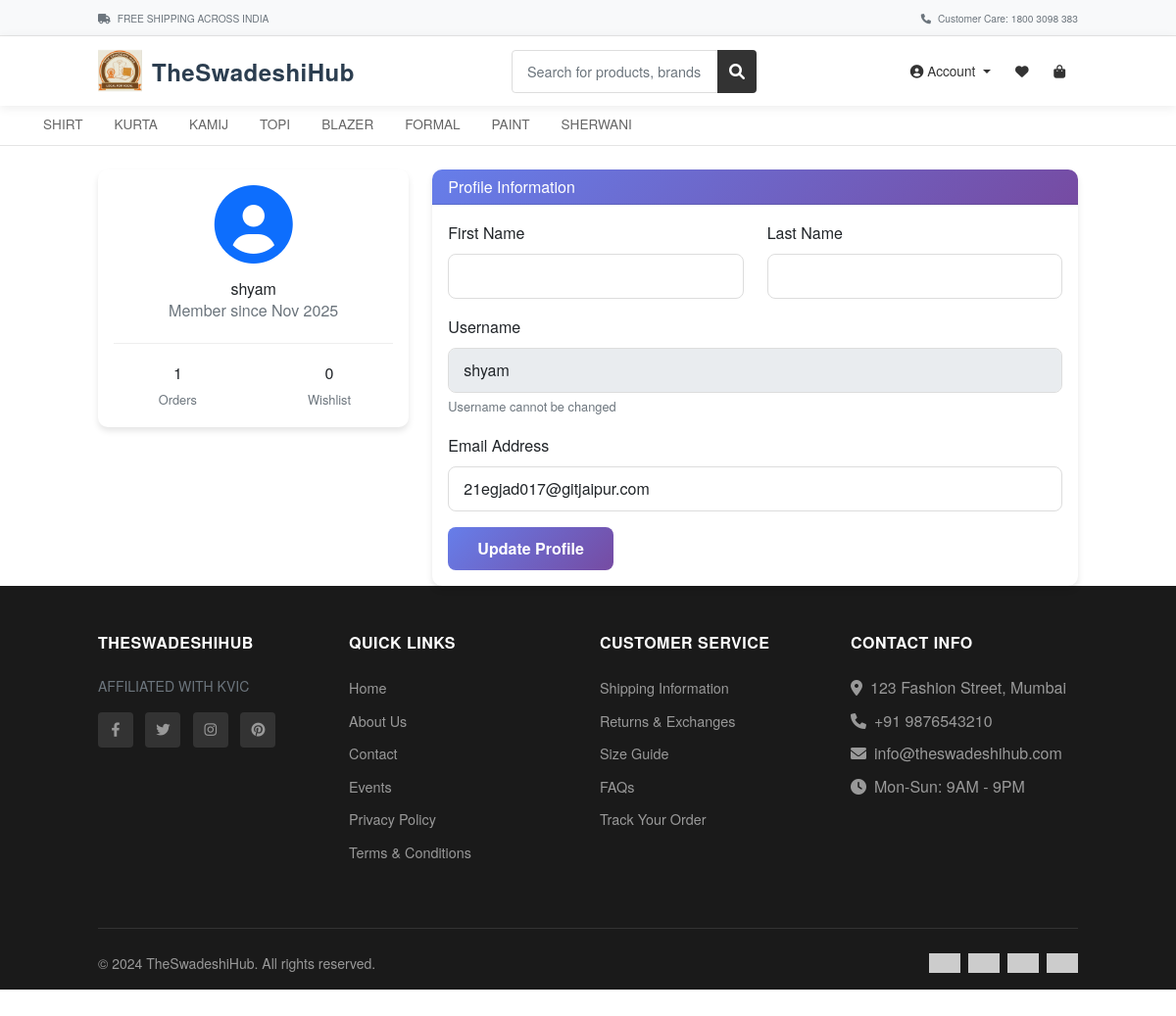
Screenshot of /profile/ (signed in) with the database file from the repository.
### vastramapp/models.py (models this page shows, shortened)
class Category(models.Model):
    name = models.CharField(max_length=100)
    description = models.TextField(blank=True)
    thumbnail = models.ImageField(upload_to='categories/', blank=True, null=True)
    created_at = models.DateTimeField(auto_now_add=True)

### vastramapp/views.py (the view, shortened to what this page needs)
# urls.py: path('profile/', views.profile, name='profile'),
@login_required
def profile(request):
    user = request.user
    orders_count = Order.objects.filter(user=user).count()
    wishlist_count = Wishlist.objects.filter(user=user).count()
    return render(request, 'profile.html', {
        'orders_count': orders_count,
        'wishlist_count': wishlist_count
    })

### vastramapp/context_processors.py (called while the page is built)
def categories(request):
    return {
        'categories': Category.objects.all()
    }

def cart_count(request):
    if request.user.is_authenticated:
        cart_count = Cart.objects.filter(user=request.user).count()
    else:
        cart_count = 0
    return {'cart_count': cart_count}

### vastramapp/templates/profile.html (shortened to what this page needs)
{% extends 'base.html' %}
{% block content %}
<div class="container mt-4">
    <div class="row">
        <div class="col-lg-4">
            <div class="card">
                <div class="card-body text-center">
                    <div class="profile-avatar mb-3">
                        <i class="fas fa-user-circle text-primary" style="font-size: 80px;"></i>
                    </div>
                    <h4>{{ user.get_full_name|default:user.username }}</h4>
                    <p class="text-muted">Member since {{ user.date_joined|date:"M Y" }}</p>
                    <div class="profile-stats">
                        <div class="row text-center">
                            <div class="col-6">
                                <h5 class="mb-1">{{ orders_count }}</h5>
                                <small class="text-muted">Orders</small>
                            </div>
                            <div class="col-6">
                                <h5 class="mb-1">{{ wishlist_count }}</h5>
                                <small class="text-muted">Wishlist</small>
                            </div>
                        </div>
                    </div>
                </div>
            </div>
        </div>
        <div class="col-lg-8">
            <div class="card">
                <div class="card-header">
                    <h5>Profile Information</h5>
                </div>
                <div class="card-body">
                    <form method="post">
                        <div class="row">
                            <div class="col-md-6 mb-3">
                                <label for="first_name" class="form-label">First Name</label>
                                <input type="text" class="form-control" id="first_name" name="first_name"
                                       value="{{ user.first_name }}">
                            </div>
                            <div class="col-md-6 mb-3">
                                <label for="last_name" class="form-label">Last Name</label>
                                <input type="text" class="form-control" id="last_name" name="last_name"
                                       value="{{ user.last_name }}">
                            </div>
                        </div>
                        <div class="mb-3">
                            <label for="username" class="form-label">Username</label>
                            <input type="text" class="form-control" id="username" value="{{ user.username }}" readonly>
                            <small class="text-muted">Username cannot be changed</small>
                        </div>
                        <div class="mb-3">
                            <label for="email" class="form-label">Email Address</label>
                            <input type="email" class="form-control" id="email" name="email" value="{{ user.email }}">
                        </div>
                        <button type="submit" class="btn btn-primary">Update Profile</button>
                    </form>
                </div>
            </div>
        </div>
    </div>
</div>
{% endblock %}

### vastramapp/templates/base.html (shortened to what this page needs)
{% load static %}
<!DOCTYPE html>
<html lang="en">
<head>
    <link href="https://cdn.jsdelivr.net/npm/bootstrap@5.1.3/dist/css/bootstrap.min.css" rel="stylesheet">
    <link rel="stylesheet" href="https://cdnjs.cloudflare.com/ajax/libs/font-awesome/6.0.0/css/all.min.css">
    <link rel="stylesheet" href="https://cdnjs.cloudflare.com/ajax/libs/OwlCarousel2/2.3.4/assets/owl.carousel.min.css">
    <link rel="stylesheet" href="https://cdnjs.cloudflare.com/ajax/libs/OwlCarousel2/2.3.4/assets/owl.theme.default.min.css">
    <link href="https://cdn.jsdelivr.net/npm/tailwindcss@2.2.19/dist/tailwind.min.css" rel="stylesheet">
</head>
<body class="bg-white">
    <div class="top-header d-none d-md-block">
        <div class="container">
            <div class="row align-items-center">
                <div class="col-md-6">
                    <small class="text-muted">
                        <i class="fas fa-truck me-1"></i> FREE SHIPPING ACROSS INDIA
                    </small>
                </div>
                <div class="col-md-6 text-end">
                    <small class="text-muted">
                        <i class="fas fa-phone me-1"></i> Customer Care: 1800 3098 383
                    </small>
                </div>
            </div>
        </div>
    </div>
    <nav class="navbar navbar-expand-lg navbar-light main-navbar sticky-top">
        <div class="container">
            <a class="navbar-brand d-flex align-items-center" href="{% url 'home' %}">
                <img src="{% static 'images/logo.png' %}" alt="TheSwadeshiHub" class="brand-logo">
                <span class="d-none d-sm-block">TheSwadeshiHub</span>
            </a>
            <form class="search-form search-form-full mx-auto" action="{% url 'search_products' %}" method="GET">
                <div class="input-group">
                    <input type="text" class="form-control" name="q" placeholder="Search for products, brands and more..."
                           value="{{ request.GET.q }}" required>
                    <button class="btn" type="submit">
                        <i class="fas fa-search"></i>
                    </button>
                </div>
            </form>
            <div class="user-actions-desktop">
                {% if user.is_authenticated %}
                <div class="nav-item dropdown">
                    <a class="nav-link dropdown-toggle" href="#" id="userDropdown" role="button" data-bs-toggle="dropdown">
                        <i class="fas fa-user-circle me-1"></i>Account
                    </a>
                </div>
                {% else %}
                <a class="nav-link" href="{% url 'login' %}">
                    <i class="fas fa-sign-in-alt me-1"></i> Login
                </a>
                {% endif %}
                <a class="nav-link position-relative" href="{% url 'wishlist' %}">
                    <i class="fas fa-heart"></i>
                </a>
                <a class="nav-link position-relative" href="{% url 'cart' %}">
                    <i class="fas fa-shopping-bag"></i>
                </a>
            </div>
        </div>
    </nav>
    <nav class="category-nav">
        <div class="container-fluid">
            <div class="nav-container">
                {% for category in categories %}
                <a class="nav-link" href="{% url 'category_products' category.id %}">
                    {{ category.name }}
                </a>
                {% endfor %}
            </div>
        </div>
    </nav>
    <main>
        {% block content %}
        {% endblock %}
    </main>
    <footer class="footer">
        <div class="container">
            <div class="row">
                <div class="col-lg-3 col-md-6 mb-4">
                    <h5>TheSwadeshiHub</h5>
                    <p class="text-muted small mb-3">AFFILIATED WITH KVIC</p>
                    <div class="social-icons">
                        <a href="#"><i class="fab fa-facebook-f"></i></a>
                        <a href="#"><i class="fab fa-twitter"></i></a>
                        <a href="#"><i class="fab fa-instagram"></i></a>
                        <a href="#"><i class="fab fa-pinterest"></i></a>
                    </div>
                </div>
                <div class="col-lg-3 col-md-6 mb-4">
                    <h5>Quick Links</h5>
                    <ul class="list-unstyled">
                        <li class="mb-2"><a href="{% url 'home' %}">Home</a></li>
                        <li class="mb-2"><a href="{% url 'about_us' %}">About Us</a></li>
                        <li class="mb-2"><a href="{% url 'contact_us' %}">Contact</a></li>
                        <li class="mb-2"><a href="{% url 'events' %}">Events</a></li>
                        <li class="mb-2"><a href="#">Privacy Policy</a></li>
                        <li class="mb-2"><a href="#">Terms & Conditions</a></li>
                    </ul>
                </div>
                <div class="col-lg-3 col-md-6 mb-4">
                    <h5>Customer Service</h5>
                    <ul class="list-unstyled">
                        <li class="mb-2"><a href="#">Shipping Information</a></li>
                        <li class="mb-2"><a href="#">Returns & Exchanges</a></li>
                        <li class="mb-2"><a href="#">Size Guide</a></li>
                        <li class="mb-2"><a href="#">FAQs</a></li>
                        <li class="mb-2"><a href="#">Track Your Order</a></li>
                    </ul>
                </div>
                <div class="col-lg-3 col-md-6 mb-4">
                    <h5>Contact Info</h5>
                    <ul class="list-unstyled">
                        <li class="mb-2"><i class="fas fa-map-marker-alt me-2"></i>123 Fashion Street, Mumbai</li>
                        <li class="mb-2"><i class="fas fa-phone me-2"></i>+91 9876543210</li>
                        <li class="mb-2"><i class="fas fa-envelope me-2"></i>info@theswadeshihub.com</li>
                        <li class="mb-2"><i class="fas fa-clock me-2"></i>Mon-Sun: 9AM - 9PM</li>
                    </ul>
                </div>
            </div>
            <div class="footer-bottom">
                <div class="row align-items-center">
                    <div class="col-md-6 mb-2 mb-md-0">
                        <p class="mb-0 small">&copy; 2024 TheSwadeshiHub. All rights reserved.</p>
                    </div>
                    <div class="col-md-6 text-md-end">
                        <div class="d-flex justify-content-center justify-content-md-end">
                            <img src="https://via.placeholder.com/40x25/fff?text=VISA" alt="Visa" class="me-2" style="height: 20px;">
                            <img src="https://via.placeholder.com/40x25/fff?text=MC" alt="Mastercard" class="me-2" style="height: 20px;">
                            <img src="https://via.placeholder.com/40x25/fff?text=PP" alt="PayPal" class="me-2" style="height: 20px;">
                            <img src="https://via.placeholder.com/40x25/fff?text=UPI" alt="UPI" style="height: 20px;">
                        </div>
                    </div>
                </div>
            </div>
        </div>
    </footer>
</body>
</html>

### vastramapp/templates/base.html (style rules this page uses)
:root { --primary-color: #2c3e50; --secondary-color: #e74c3c; --accent-color: #3498db; --text-light: #7f8c8d; --bg-light: #f8f9fa; }
body { font-family: 'Helvetica Neue', Arial, sans-serif; line-height: 1.6; }
.top-header { background: #f8f9fa; border-bottom: 1px solid #e5e5e5; padding: 8px 0; font-size: 0.8rem; }
.main-navbar { background: white !important; box-shadow: 0 2px 10px rgba(0,0,0,0.08); padding: 0.5rem 0; }
.navbar-brand { font-weight: 700; color: var(--primary-color) !important; letter-spacing: 0.5px; }
.brand-logo { height: 45px; width: auto; margin-right: 10px; }
.nav-link { font-weight: 500; color: #333 !important; font-size: 0.9rem; padding: 0.5rem 1rem !important; transition: color 0.3s ease; }
.search-form-full { max-width: 500px; }
.search-form .form-control { border-radius: 4px; border: 1px solid #ddd; padding: 10px 15px; font-size: 0.9rem; }
.search-form .btn { border-radius: 4px; background: #333; color: white; border: none; }
.category-nav { background: white; border-bottom: 1px solid #e5e5e5; padding: 0; }
.category-nav .nav-container { display: flex; overflow-x: auto; padding: 0 1rem; -webkit-overflow-scrolling: touch; scrollbar-width: none; }
.category-nav .nav-link { color: #666 !important; font-weight: 500; padding: 1rem 1.2rem; border: none; border-bottom: 2px solid transparent; white-space: nowrap; transition: all 0.3s ease; text-transform: uppercase; font-size: 0.85rem; }
.user-actions-desktop .nav-link { padding: 0.5rem 0.8rem !important; font-size: 0.85rem; }
.footer { background: #1a1a1a; color: #999; padding: 3rem 0 1rem; }
.footer h5 { color: white; font-size: 1rem; font-weight: 600; margin-bottom: 1.5rem; text-transform: uppercase; letter-spacing: 0.5px; }
.footer a { color: #999; text-decoration: none; transition: color 0.3s ease; font-size: 0.9rem; }
.footer ul.list-unstyled li { margin-bottom: 0.8rem; }
.social-icons a { display: inline-flex; align-items: center; justify-content: center; width: 36px; height: 36px; background: #333; border-radius: 4px; margin-right: 8px; transition: all 0.3s ease; }
.footer-bottom { border-top: 1px solid #333; padding-top: 1.5rem; margin-top: 2rem; }
@media (min-width: 992px) { .navbar-brand { font-size: 1.5rem; } }
@media (min-width: 992px) { .search-form-full { display: block !important; } }
@media (min-width: 992px) { .user-actions-desktop { display: flex !important; } }

### vastramapp/templates/profile.html (style rules this page uses)
.profile-avatar { color: var(--primary-color); }
.profile-stats { margin-top: 20px; padding-top: 20px; border-top: 1px solid #eee; }
.card { box-shadow: 0 4px 6px rgba(0,0,0,0.1); border: none; border-radius: 10px; }
.card-header { background: linear-gradient(135deg, #667eea 0%, #764ba2 100%); color: white; border-radius: 10px 10px 0 0 !important; }
.form-control { border-radius: 8px; border: 1px solid #ddd; padding: 10px 15px; }
.btn-primary { background: linear-gradient(135deg, #667eea 0%, #764ba2 100%); border: none; border-radius: 8px; padding: 10px 30px; font-weight: 600; }

### rows the page displays
Category: name "SHIRT"
Category: name "KURTA"
Category: name "KAMIJ"
Category: name "TOPI"
Category: name "BLAZER"
Category: name "FORMAL"
Category: name "PAINT"
Category: name "SHERWANI"

### other values shown
{{ user.get_full_name|default:user.username }} "shyam"
{{ user.date_joined|date:"M Y" }} "Nov 2025"
{{ orders_count }} "1"
{{ wishlist_count }} "0"
